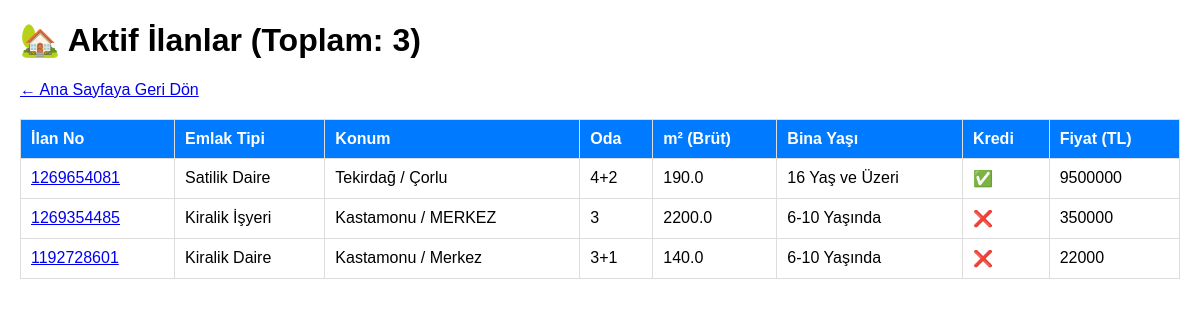
/ilanlar/ (signed in), run on an earlier commit of the app's database.
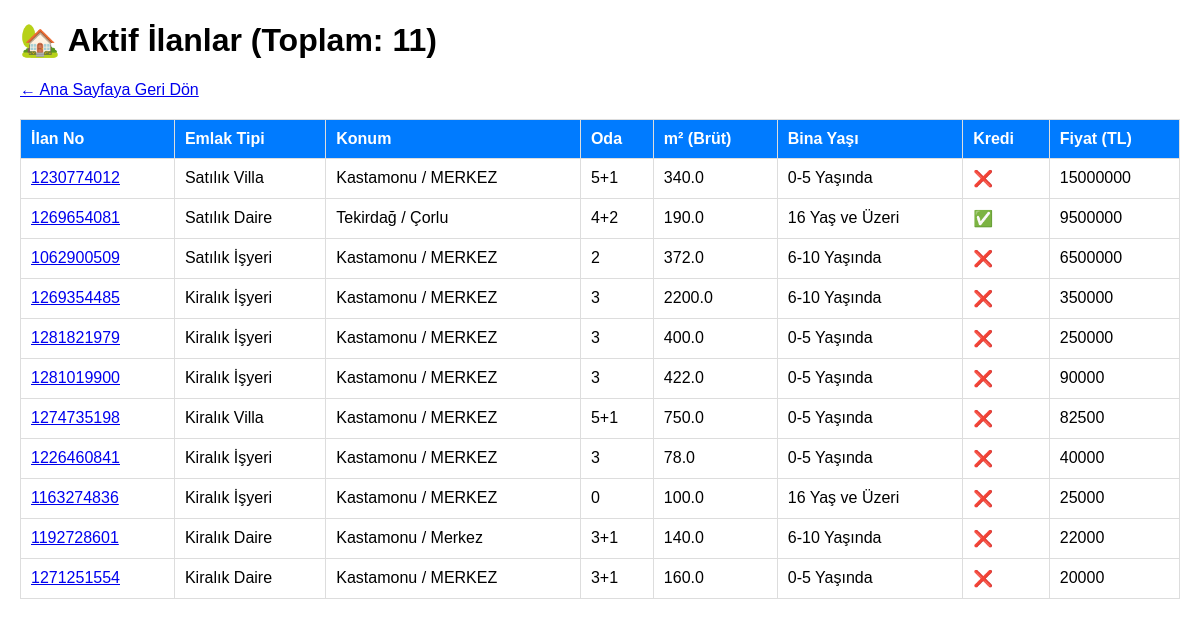
And on a later commit of the database.
### emlak/models/ilan.py (models this page shows, shortened)
class Ilan(models.Model):
    ilan_no = models.CharField(max_length=20, unique=True, verbose_name="İlan No", blank=True, null=True)
    baslik = models.CharField(max_length=150, verbose_name="İlan Başlığı")
    isitma = models.CharField(max_length=30, choices=ISITMA_SECENEKLERI, default='Yok', verbose_name="Isıtma Tipi")
    otopark = models.CharField(max_length=30, choices=OTOPARK_SECENEKLERI, default='Yok', verbose_name="Otopark")
    mutfak = models.CharField(max_length=30, choices=MUTFAK_SECENEKLERI, default='Kapali', verbose_name="Mutfak Tipi") # Varsayılan mutfak tipi
    yayindan_kaldirma_tarihi = models.DateTimeField(null=True, blank=True, verbose_name="Yayından Kaldırma Tarihi")
    emlak_tipi = models.CharField(max_length=20, choices=EMLAK_TIPI_SECENEKLERI, verbose_name="Emlak Tipi")
    il = models.CharField(max_length=50)
    ilce = models.CharField(max_length=50)
    tam_adres = models.TextField(verbose_name="Tam Adres/Sokak/Bina No", null=True, blank=True)
    imar_durumu = models.CharField(max_length=50, null=True, blank=True, verbose_name="İmar Durumu")
    ada_no = models.CharField(max_length=20, null=True, blank=True, verbose_name="Ada No")
    parsel_no = models.CharField(max_length=20, null=True, blank=True, verbose_name="Parsel No")
    pafta_no = models.CharField(max_length=20, null=True, blank=True, verbose_name="Pafta No")
    kaks_emsal = models.CharField(max_length=20, null=True, blank=True, verbose_name="Kaks (Emsal)")
    gabari = models.CharField(max_length=20, null=True, blank=True, verbose_name="Gabari")
    mahalle = models.CharField(max_length=100, verbose_name="Mahalle/Semt")
    oda_sayisi = models.CharField(max_length=10, verbose_name="Oda Sayısı")
    brut_alan = models.DecimalField(max_digits=6, decimal_places=1, verbose_name="Brüt Alan (m²)")
    net_alan = models.DecimalField(max_digits=6, decimal_places=1, verbose_name="Net Alan (m²)")
    bina_yasi = models.CharField(max_length=10, choices=BINA_YASI_SECENEKLERI, verbose_name="Bina Yaşı")
    bulundugu_kat = models.IntegerField(verbose_name="Bulunduğu Kat")
    kat_sayisi = models.IntegerField(verbose_name="Toplam Kat Sayısı")
    banyo_sayisi = models.IntegerField(default=1, verbose_name="Banyo Sayısı")
    krediye_uygun = models.BooleanField(default=False, verbose_name="Krediye Uygun")
    site_icerisinde = models.BooleanField(default=False, verbose_name="Site İçerisinde")
    site_adi = models.CharField(max_length=100, blank=True, null=True)
    asansor = models.BooleanField(default=False)
    balkon = models.BooleanField(default=False)
    esyali = models.BooleanField(default=False, verbose_name="Eşyalı")
    kullanım_durumu = models.CharField(max_length=20, default='Boş', verbose_name="Kullanım Durumu")
    takas = models.BooleanField(default=False)
    aidat_tl = models.IntegerField(null=True, blank=True, verbose_name="Aidat (TL)")
    fiyat = models.BigIntegerField()
    durum = models.CharField(max_length=25, default='Aktif', choices=DURUM_SECENEKLERI)
    tapu_durumu = models.CharField(max_length=30, choices=TAPU_DURUMU_SECENEKLERI, verbose_name="Tapu Durumu")
    kayit_tarihi = models.DateTimeField(
        default=timezone.now, # <<< DİKKAT: PARANTEZSİZ!
        verbose_name="Kayıt Tarihi"
    )
    son_guncelleme_tarihi = models.DateTimeField(
        auto_now=True,
        verbose_name="Son Güncellenme Tarihi"
    )
    yayindan_kaldirma_tarihi = models.DateTimeField(null=True, blank=True, verbose_name="Yayından Kaldırma Tarihi")
    mulk_sahibi = models.ForeignKey(
        Musteri,
        on_delete=models.SET_NULL,
        null=True,
        blank=True,
        related_name='ilanlarim',
        verbose_name='Mülk Sahibi'
    )
    class Meta:
        verbose_name = "İlan"
        verbose_name_plural = "İlanlar"

### emlak/views.py (the view)
# urls.py: path('ilanlar/', views.ilan_listesi, name='ilan_listesi'),
@login_required
def ilan_listesi(request):
    aktif_ilanlar = Ilan.objects.filter(durum='Aktif').order_by('-fiyat')
    context = {'aktif_ilanlar': aktif_ilanlar}
    return render(request, 'emlak/ilan_listesi.html', context)

### emlak/templates/emlak/ilan_listesi.html (shortened to what this page needs)
<!DOCTYPE html>
<html lang="tr">
<head>
</head>
<body>
    <h1>🏡 Aktif İlanlar (Toplam: {{ aktif_ilanlar.count }})</h1>
    <p><a href="{% url 'ana_sayfa' %}">← Ana Sayfaya Geri Dön</a></p>
    <table>
        <thead>
            <tr>
                <th>İlan No</th>
                <th>Emlak Tipi</th>
                <th>Konum</th>
                <th>Oda</th>
                <th>m² (Brüt)</th>
                <th>Bina Yaşı</th>
                <th>Kredi</th>
                <th>Fiyat (TL)</th>
            </tr>
        </thead>
        <tbody>
            {% for ilan in aktif_ilanlar %}
            <tr>
                <td><a href="{% url 'ilan_detay' pk=ilan.pk %}">{{ ilan.ilan_no }}</a></td>
                <td>{{ ilan.get_emlak_tipi_display }}</td>
                <td>{{ ilan.il }} / {{ ilan.ilce }}</td>
                <td>{{ ilan.oda_sayisi }}</td>
                <td>{{ ilan.brut_alan|default:"-" }}</td>
                <td>{{ ilan.get_bina_yasi_display|default:"-" }}</td>
                <td>{% if ilan.krediye_uygun %}✅{% else %}❌{% endif %}</td>
                <td>{{ ilan.fiyat|floatformat:0|default:"Belirtilmemiş" }}</td>
            </tr>
            {% empty %}
            <tr>
                <td colspan="8">Aktif ilan bulunmamaktadır.</td>
            </tr>
            {% endfor %}
        </tbody>
    </table>
</body>
</html>

### emlak/templates/emlak/ilan_listesi.html (style rules this page uses)
body { font-family: sans-serif; margin: 20px; }
table { width: 100%; border-collapse: collapse; margin-top: 20px; }
th, td { border: 1px solid #ddd; padding: 10px; text-align: left; }
th { background-color: #007bff; color: white; }

What changed in the data, as far as the page shows it:
added Ilan: ilan_no "1230774012", emlak_tipi "Satılık Villa", il "Kastamonu", ilce "MERKEZ", oda_sayisi "5+1", brut_alan "340.0", bina_yasi "0-5 Yaşında", fiyat "15000000"
changed Ilan "Tekirdağ": emlak_tipi "Satilik Daire" → "Satılık Daire"
added Ilan: ilan_no "1062900509", emlak_tipi "Satılık İşyeri", il "Kastamonu", ilce "MERKEZ", oda_sayisi "2", brut_alan "372.0", bina_yasi "6-10 Yaşında", fiyat "6500000"
changed Ilan (number 4 of 11 on the later page): emlak_tipi "Kiralik İşyeri" → "Kiralık İşyeri"
added Ilan: ilan_no "1281821979", emlak_tipi "Kiralık İşyeri", il "Kastamonu", ilce "MERKEZ", oda_sayisi "3", brut_alan "400.0", bina_yasi "0-5 Yaşında", fiyat "250000"
added Ilan: ilan_no "1281019900", emlak_tipi "Kiralık İşyeri", il "Kastamonu", ilce "MERKEZ", oda_sayisi "3", brut_alan "422.0", bina_yasi "0-5 Yaşında", fiyat "90000"
added Ilan: ilan_no "1274735198", emlak_tipi "Kiralık Villa", il "Kastamonu", ilce "MERKEZ", oda_sayisi "5+1", brut_alan "750.0", bina_yasi "0-5 Yaşında", fiyat "82500"
added Ilan: ilan_no "1226460841", emlak_tipi "Kiralık İşyeri", il "Kastamonu", ilce "MERKEZ", oda_sayisi "3", brut_alan "78.0", bina_yasi "0-5 Yaşında", fiyat "40000"
added Ilan: ilan_no "1163274836", emlak_tipi "Kiralık İşyeri", il "Kastamonu", ilce "MERKEZ", oda_sayisi "0", brut_alan "100.0", bina_yasi "16 Yaş ve Üzeri", fiyat "25000"
changed Ilan "Merkez": emlak_tipi "Kiralik Daire" → "Kiralık Daire"
added Ilan: ilan_no "1271251554", emlak_tipi "Kiralık Daire", il "Kastamonu", ilce "MERKEZ", oda_sayisi "3+1", brut_alan "160.0", bina_yasi "0-5 Yaşında", fiyat "20000"
Also different on the page:
{{ aktif_ilanlar.count }}: "3" → "11"
